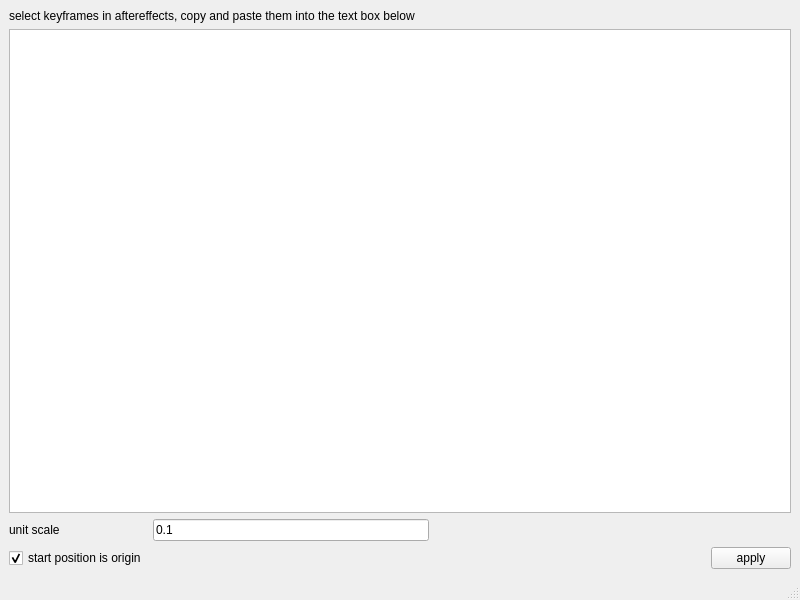
<?xml version="1.0" encoding="UTF-8"?>
<ui version="4.0">
 <class>jt_copy_ae_positions</class>
 <widget class="QMainWindow" name="jt_copy_ae_positions">
  <property name="geometry">
   <rect>
    <x>0</x>
    <y>0</y>
    <width>800</width>
    <height>600</height>
   </rect>
  </property>
  <property name="windowTitle">
   <string>MainWindow</string>
  </property>
  <widget class="QWidget" name="centralwidget">
   <layout class="QVBoxLayout" name="verticalLayout">
    <item>
     <widget class="QLabel" name="label">
      <property name="text">
       <string>select keyframes in aftereffects, copy and paste them into the text box below</string>
      </property>
     </widget>
    </item>
    <item>
     <widget class="QTextEdit" name="jt_copy_ae_positions_text_box"/>
    </item>
    <item>
     <layout class="QGridLayout" name="gridLayout">
      <item row="2" column="3">
       <widget class="QPushButton" name="pushButton">
        <property name="text">
         <string>apply</string>
        </property>
        <property name="+c" stdset="0">
         <string>&quot;import jt_copy_ae_positions; jt_copy_ae_positions.ui_set_positions()&quot;</string>
        </property>
       </widget>
      </item>
      <item row="2" column="0">
       <widget class="QCheckBox" name="jt_copy_ae_positions_start_is_origin_check">
        <property name="text">
         <string>start position is origin</string>
        </property>
        <property name="checked">
         <bool>true</bool>
        </property>
       </widget>
      </item>
      <item row="1" column="1">
       <widget class="QLineEdit" name="jt_copy_ae_positions_unit_scale">
        <property name="text">
         <string>0.1</string>
        </property>
       </widget>
      </item>
      <item row="1" column="0">
       <widget class="QLabel" name="label_2">
        <property name="text">
         <string>unit scale</string>
        </property>
       </widget>
      </item>
      <item row="2" column="2">
       <spacer name="horizontalSpacer_3">
        <property name="orientation">
         <enum>Qt::Horizontal</enum>
        </property>
        <property name="sizeHint" stdset="0">
         <size>
          <width>40</width>
          <height>20</height>
         </size>
        </property>
       </spacer>
      </item>
     </layout>
    </item>
   </layout>
  </widget>
  <widget class="QStatusBar" name="statusbar"/>
 </widget>
 <resources/>
 <connections/>
</ui>
